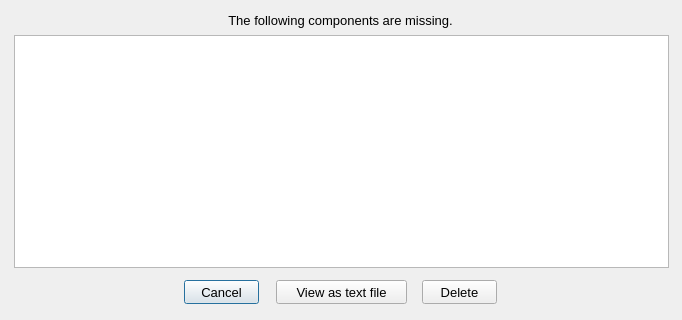
<?xml version="1.0" encoding="UTF-8"?>
<ui version="4.0">
 <class>Missing_Dialog</class>
 <widget class="QDialog" name="Missing_Dialog">
  <property name="geometry">
   <rect>
    <x>0</x>
    <y>0</y>
    <width>682</width>
    <height>320</height>
   </rect>
  </property>
  <property name="minimumSize">
   <size>
    <width>682</width>
    <height>320</height>
   </size>
  </property>
  <property name="maximumSize">
   <size>
    <width>682</width>
    <height>320</height>
   </size>
  </property>
  <property name="font">
   <font>
    <pointsize>10</pointsize>
   </font>
  </property>
  <property name="windowTitle">
   <string>Missing Components</string>
  </property>
  <widget class="QLabel" name="label_4">
   <property name="geometry">
    <rect>
     <x>10</x>
     <y>10</y>
     <width>661</width>
     <height>20</height>
    </rect>
   </property>
   <property name="font">
    <font>
     <pointsize>10</pointsize>
    </font>
   </property>
   <property name="text">
    <string>The following components are missing.</string>
   </property>
   <property name="alignment">
    <set>Qt::AlignCenter</set>
   </property>
  </widget>
  <widget class="QPushButton" name="_101">
   <property name="enabled">
    <bool>true</bool>
   </property>
   <property name="geometry">
    <rect>
     <x>422</x>
     <y>280</y>
     <width>75</width>
     <height>24</height>
    </rect>
   </property>
   <property name="font">
    <font>
     <pointsize>10</pointsize>
    </font>
   </property>
   <property name="text">
    <string>Delete</string>
   </property>
  </widget>
  <widget class="QPushButton" name="_102">
   <property name="enabled">
    <bool>true</bool>
   </property>
   <property name="geometry">
    <rect>
     <x>276</x>
     <y>280</y>
     <width>131</width>
     <height>24</height>
    </rect>
   </property>
   <property name="font">
    <font>
     <pointsize>10</pointsize>
    </font>
   </property>
   <property name="text">
    <string>View as text file</string>
   </property>
  </widget>
  <widget class="QPushButton" name="_2">
   <property name="geometry">
    <rect>
     <x>184</x>
     <y>280</y>
     <width>75</width>
     <height>24</height>
    </rect>
   </property>
   <property name="font">
    <font>
     <pointsize>10</pointsize>
    </font>
   </property>
   <property name="text">
    <string>Cancel</string>
   </property>
   <property name="default">
    <bool>true</bool>
   </property>
  </widget>
  <widget class="QListWidget" name="_100">
   <property name="geometry">
    <rect>
     <x>14</x>
     <y>35</y>
     <width>655</width>
     <height>233</height>
    </rect>
   </property>
   <property name="selectionMode">
    <enum>QAbstractItemView::ExtendedSelection</enum>
   </property>
   <property name="selectionBehavior">
    <enum>QAbstractItemView::SelectRows</enum>
   </property>
   <property name="sortingEnabled">
    <bool>true</bool>
   </property>
  </widget>
 </widget>
 <resources/>
 <connections/>
</ui>
